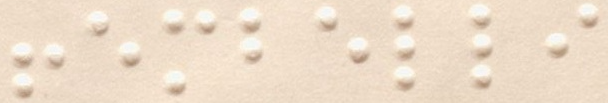
#> input picture test/!embelli.png, 608 x 103 px, given in place of table.jpg, which was not available
$ jupyter execute --allow-errors 'Braille Project.ipynb'   (text cells are left out)
#> lines starting #> are read from the running program, lines starting #| are printed output that depends on the picture; after the words box and inside, x2 and y2 are one past the last pixel; in counts of white or black regions, pixels touching at a corner belong together; long printed decimals are rounded; pictures that were not available may be replaced by others from this repository, and a replacement may not be noted
[cell 1]
import cv2
import numpy as np
import matplotlib.pyplot as plt

[cell 2]
image = cv2.imread("table.jpg")
#> image is the input picture: shape (103, 608, 3); mean B, G, R 200.6, 219.9, 237.3

image = cv2.resize(image,(1000,800))
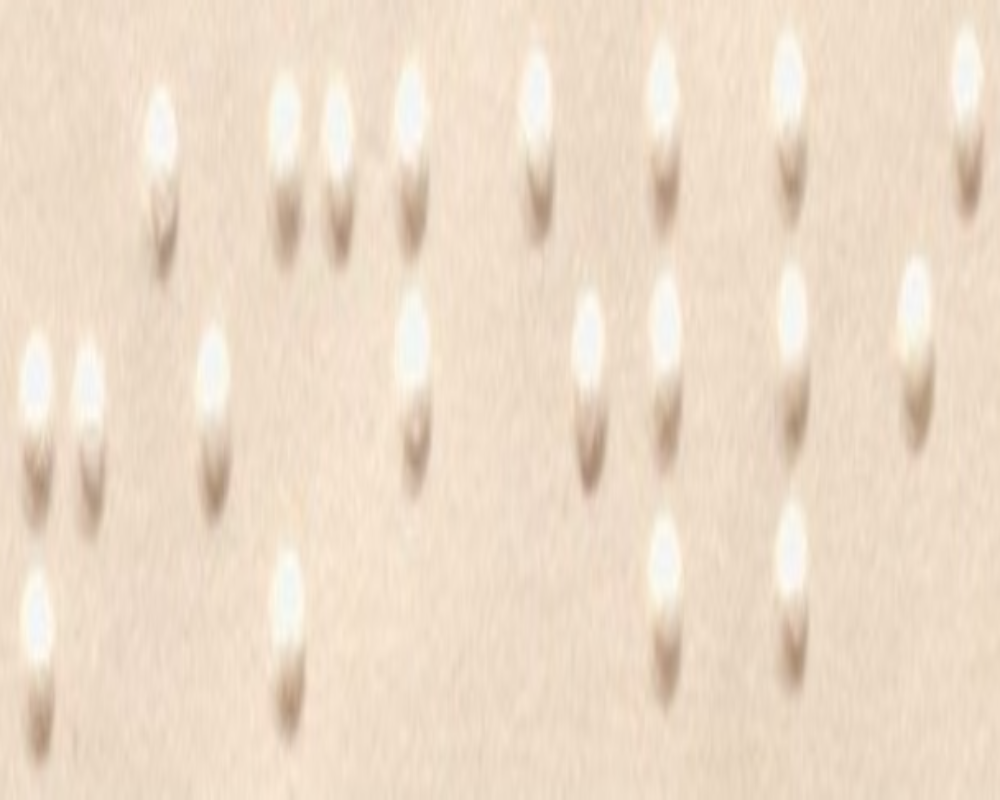
#> image: shape (800, 1000, 3); mean B, G, R 200.5, 219.8, 237.2

[cell 3]
plt.imshow(image)
plt.show()

[cell 4]
orig = image.copy()

[cell 5]
gray = cv2.cvtColor(image,cv2.COLOR_BGR2GRAY)
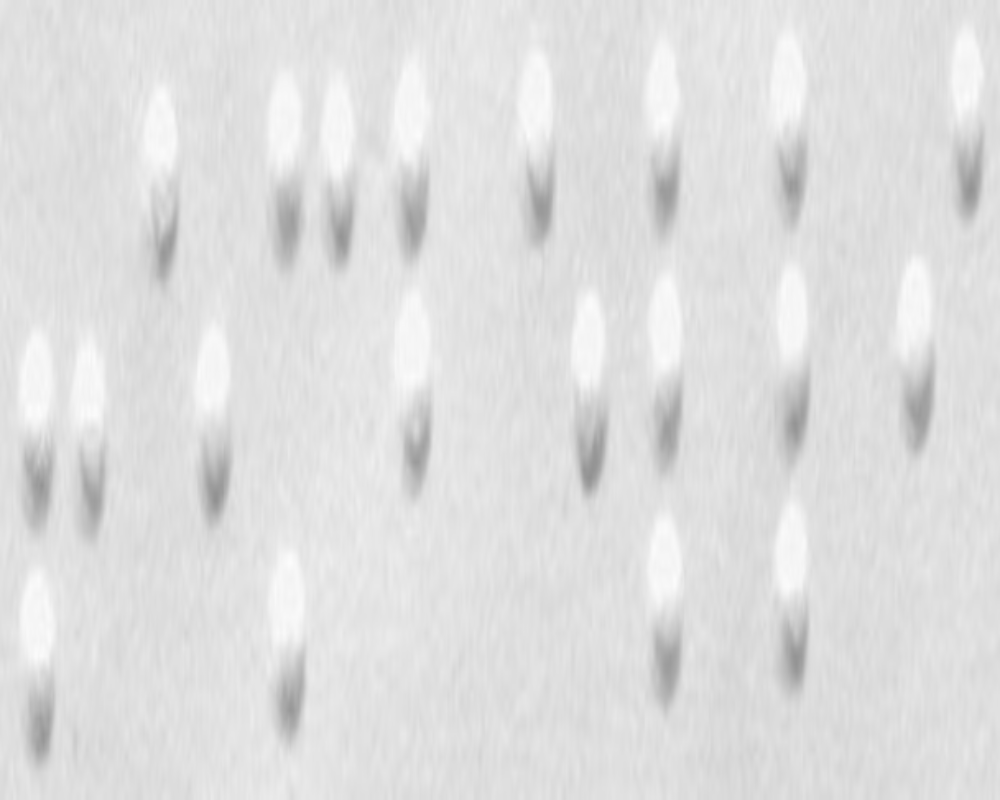
#> gray: shape (800, 1000); min 145, max 252, mean 222.8

[cell 6]
# cv2.imshow("Title",gray)

[cell 7]
blurred = cv2.GaussianBlur(gray,(5,5),0)

[cell 8]
plt.imshow(blurred,cmap="gray")
plt.show()

[cell 9]
edged = cv2.Canny(blurred,30,50)
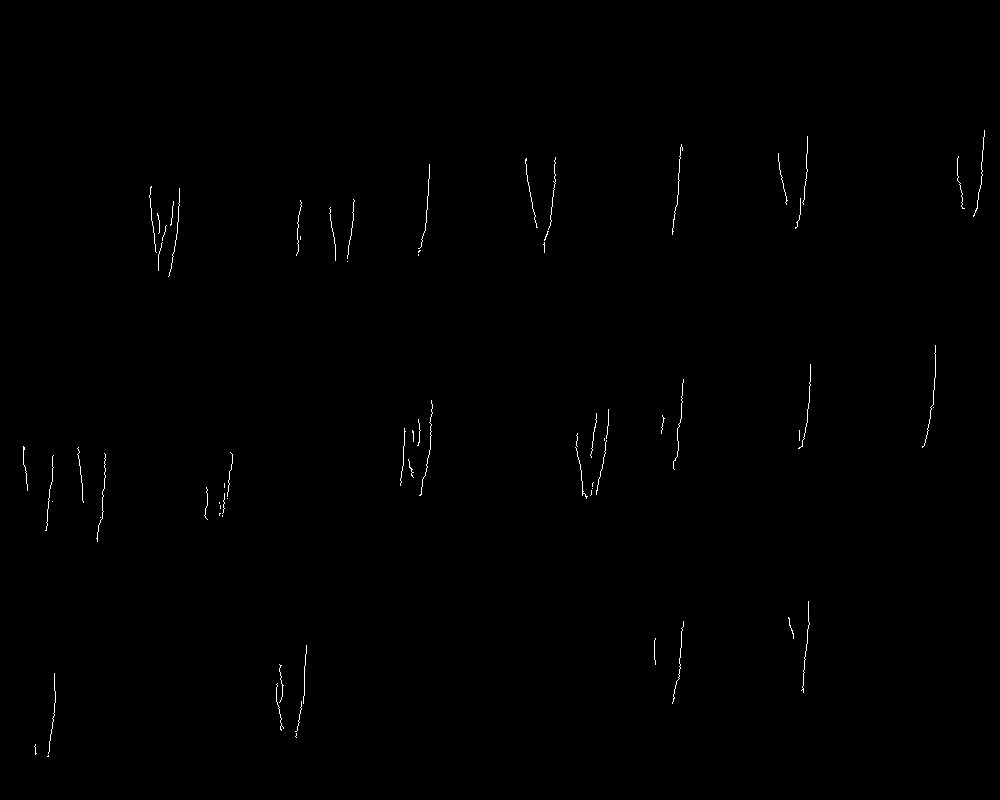
#> edged: shape (800, 1000); 0.34% white in thin lines or dots, all inside (x1, y1, x2, y2) = (23, 130, 985, 757)
plt.imshow(edged,cmap="gray")
plt.show()

[cell 10]
contours,hierarchy = cv2.findContours(edged,cv2.RETR_LIST,cv2.CHAIN_APPROX_SIMPLE)
#> contours = 71 contours, all with area under 20

[cell 11]
contours = sorted(contours,key=cv2.contourArea,reverse=True)

[cell 12]
for c in contours:
    #arcLen help us to detect square and rectangle in image
    #True means it is finding square or closed shape if it is false it will find lines
    p=cv2.arcLength(c,True)
    #so now what the arcLength return will not be a perfect square so we use cv2.approxPolyDP here 0.02 is the epsilon value
    # and True is for same above reason
    approx = cv2.approxPolyDP(c,0.02*p,True)
    # now if return 4 edges than it is a square
    if len(approx)==4:
        target=approx
        break
#> this loop made 6 passes
#> (p, target) on pass 6: (184.4, [[984, 130], [981, 184], [973, 216], [981, 184]])
#> p on passes 1 to 4: 46.14, 44.63, 118.5, 21.9

[cell 13]
def mapp(h):
    h=h.reshape((4,2))
#> h = [[984, 130], [981, 184], [973, 216], [981, 184]]
    hnew = np.zeros((4,2),dtype=np.float32)

    add = h.sum(1)
#> add = [1114, 1165, 1189, 1165]
    hnew[0] = h[np.argmin(add)]
    hnew[2] = h[np.argmax(add)]

    diff = np.diff(h,axis=1)
#> diff = [-854, -797, -757, -797]
    hnew[1] = h[np.argmin(diff)]
    hnew[3] = h[np.argmax(diff)]

    return hnew

[cell 14]
approx = mapp(target)
#> approx = [[984, 130], [984, 130], [973, 216], [973, 216]]

[cell 15]
pts = np.float32([[0,0],[800,0],[800,800],[0,800]])

[cell 16]
op = cv2.getPerspectiveTransform(approx,pts)
#> op = [[-0.000295, -3.77e-05, 0.295], [0.000955, 0.000122, -0.955], [-5.75e-07, -7.35e-08, 0.000575]]

[cell 17]
dst = cv2.warpPerspective(orig,op,(800,800))
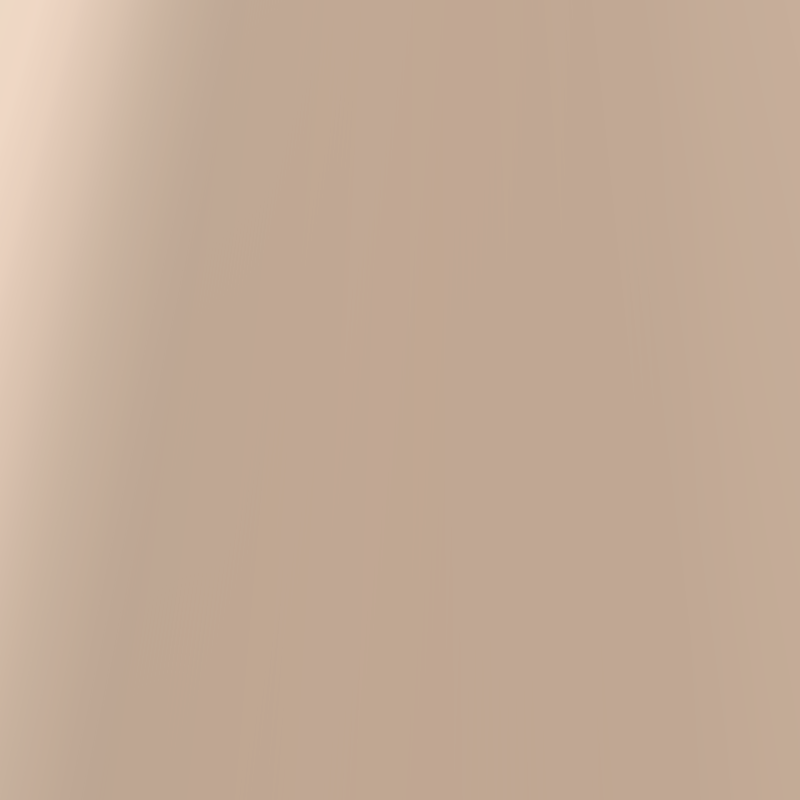
#> dst: shape (800, 800, 3); mean B, G, R 150.7, 170.7, 195.2

[cell 18]
plt.imshow(dst)
plt.show()

[cell 19]
# pip install imutils
# !pip install torch

[cell 20]
import cv2
import os
import imutils
import matplotlib.pyplot as plt

[cell 21]
# from keras.preprocessing import image

[cell 22]
# # imgen = image.ImageDataGenerator(width_shift_range = 0.1,height_shift_range = 0.1,shear_range = 0.2,zoom_range=0.2,
#                                  rotation_range=20)

[cell 23]
# path = "number/54 (2).jpg"

[cell 24]
# img = image.load_img(path, target_size=(50,50))
# img = image.img_to_array(img)/255.

[cell 25]
# img = img.reshape(1, 50,50,3)

[cell 26]
# arr = imgen.flow(img,batch_size=10,save_to_dir="./sace_img/",save_prefix="aug",save_format='jpg')

[cell 27]
# [7 lines of commented-out code are left out]

[cell 28]
# [9 lines of commented-out code are left out]

[cell 29]
# n=0
# "i{}".format(n)

#> (a cell that did not finish here is left out)

[cell 31]
# classes = ["apostrophe","capitalize","colon","comma","exclamation mark","hyphen","period or decimal point","question mark"
#           ,"semicolon"]

[cell 32]
# os.mkdir("val_symbol")

[cell 33]
# for c in classes:
#     if not os.path.isdir("val_symbol/"+c):
#         os.mkdir("val_symbol/"+c)

[cell 34]
# [10 lines of commented-out code are left out]

[cell 35]
import os,shutil
import matplotlib.pyplot as plt
import numpy as np

[cell 36]
# if not os.path.isdir("val_images"):
#     os.mkdir("val_images")

[cell 37]
# classes = ["a","b","c","d","e","f","g","h","i","j","k","l","m","n","o","p","q","r","s","t","u","v","w","x","y","z","space"]

[cell 38]
# len(classes)

[cell 39]
# for c in classes:
#     if not os.path.isdir("val_images/"+c):
#         os.mkdir("val_images/"+c)

[cell 40]
# [10 lines of commented-out code are left out]

[cell 41]
# os.mkdir("test_num")

[cell 42]
# [7 lines of commented-out code are left out]

[cell 43]
for dirc in os.listdir("train_images/"):
    p = "train_images/" + dirc
    img = os.listdir(p)
    print(dirc,len(img))

[cell 44]
for dirc in os.listdir("val_images/"):
    p = "val_images/" + dirc
    img = os.listdir(p)
    print(dirc,len(img))

[cell 45]
from keras.preprocessing import image

#> (a cell that did not finish here is left out)

#> (a cell that did not finish here is left out)

#> (a cell that did not finish here is left out)

#> (a cell that did not finish here is left out)

#> (a cell that did not finish here is left out)

[cell 51]
from keras.layers import SeparableConv2D,MaxPool2D,GlobalAvgPool2D,Input,Dense,Dropout,BatchNormalization,Flatten
from keras.models import Sequential
from keras.utils import to_categorical

#> (a cell that did not finish here is left out)

#> (a cell that did not finish here is left out)

#> (a cell that did not finish here is left out)

[cell 55]
# hist = model.fit_generator(train_generator,steps_per_epoch=31366//32,epochs=2,
#                            validation_data=val_generator,validation_steps=3549//32)

[cell 56]
# model.save("best_model1.h5")

#> (a cell that did not finish here is left out)

[cell 58]
import numpy as np

[cell 59]
# img.shape

[cell 60]
# pip install Pillow

[cell 61]
dicti ={'a': 0,
 'apostrophe': 1,
 'b': 2,
 'c': 3,
 'capitalize': 4,
 'colon': 5,
 'comma': 6,
 'd': 7,
 'e': 8,
 'exclamation mark': 9,
 'f': 10,
 'g': 11,
 'h': 12,
 'hyphen': 13,
 'i': 14,
 'j': 15,
 'k': 16,
 'l': 17,
 'm': 18,
 'n': 19,
 'number': 20,
 'o': 21,
 'p': 22,
 'period or decimal point': 23,
 'q': 24,
 'question mark': 25,
 'r': 26,
 's': 27,
 'semicolon': 28,
 'space': 29,
 't': 30,
 'u': 31,
 'v': 32,
 'w': 33,
 'x': 34,
 'y': 35,
 'z': 36}

[cell 62]
rev_dic = {}
c = 0
for i in dicti.keys():
    rev_dic[c] = i
    c+=1

[cell 63]
rev_dic

[cell 64]
from PIL import Image

[cell 65]
test_img = Image.open("test/CNN model.png")
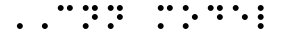
#> input picture test/CNN model.png, 281 x 33 px
#> test_img is the input picture: PIL image 281x33 RGBA; mean R, G, B, A 235.8, 235.8, 235.8, 255
test_img = test_img.convert("RGB")
#> test_img: PIL image 281x33 RGB
total_width,height = test_img.size
#> total_width = 281; height = 33
n_chars = int(total_width/height/0.78)
#> n_chars = 10

width_ind = total_width/n_chars
#> width_ind = 28.1
print(n_chars)
#| 10
print(total_width,height)
#| 281 33
print(width_ind)
#| 28.1

[cell 66]
npimg1 = np.array(test_img)

[cell 67]
plt.imshow(npimg1[:,:,:])
plt.show()

[cell 68]
test_img1 = Image.open("para.jpeg")
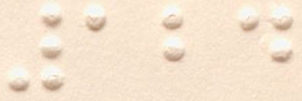
#> input picture test/124.png, 302 x 101 px, given in place of para.jpeg, which was not available
#> test_img1 is the input picture: PIL image 302x101 RGBA; mean R, G, B, A 244.7, 227.1, 206.6, 255
test_img1 = test_img1.convert("RGB")
#> test_img1: PIL image 302x101 RGB
total_width1,height1 = test_img1.size
#> total_width1 = 302; height1 = 101
n_chars1 = int(total_width1/height1/0.20)
#> n_chars1 = 14

height_ind1 = height1/n_chars1
#> height_ind1 = 7.21
print(height1,total_width1)
#| 101 302
print(n_chars1)
#| 14
print(height_ind1)
#| 7.214

[cell 69]
# np_img = np.array(test_img1)

[cell 70]
# 134-95

199-159

#> (a cell that did not finish here is left out)

#> (a cell that did not finish here is left out)

[cell 73]
test_img1 = Image.open("para.jpeg")
test_img1 = test_img1.convert("RGB")
total_width1,height1 = test_img1.size
n_chars1 = int(total_width1/height1/0.20)

height_ind1 = height1/n_chars1
print(height1,total_width1)
#| 101 302
print(n_chars1)
#| 14
print(height_ind1)
#| 7.214

[cell 74]
for i in range(0,int(n_chars1)):
    test_img = test_img1.crop((0,i*height_ind1,total_width1,(i+1)*height_ind1))
    test_img = np.array(test_img)
    test_img = cv2.resize(test_img,(test_img.shape[1],50))
    test_img = test_img.astype(np.float32)/255.0
    height,total_width,color = test_img.shape
    n_chars = int(total_width/height/0.48)
    width_ind = total_width/n_chars
    plt.figure(figsize=(20,10))
    plt.imshow(test_img)
    plt.show()
#> this loop made 14 passes
#> pass 1, `test_img = cv2.resize(test_img,(test_img.shape[1],50))`:
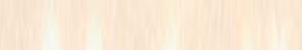
#> test_img: shape (50, 302, 3); mean R, G, B 249.9, 233.7, 212.9
#> pass 2, `test_img = cv2.resize(test_img,(test_img.shape[1],50))`:
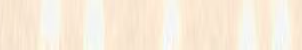
#> test_img: shape (50, 302, 3); mean R, G, B 248.9, 236.4, 219.1
#> after the loop:
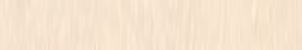
#> test_img: shape (50, 302, 3) float32; mean R, G, B 0.964, 0.894, 0.811
